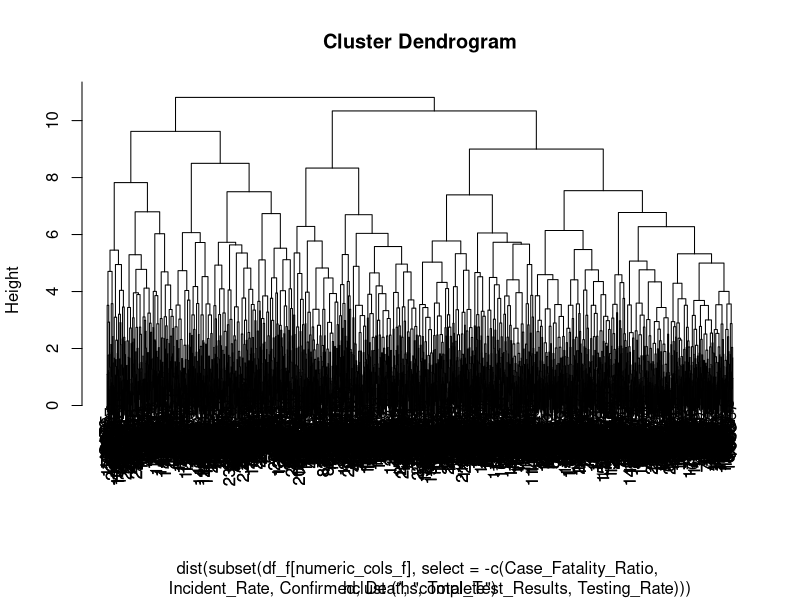
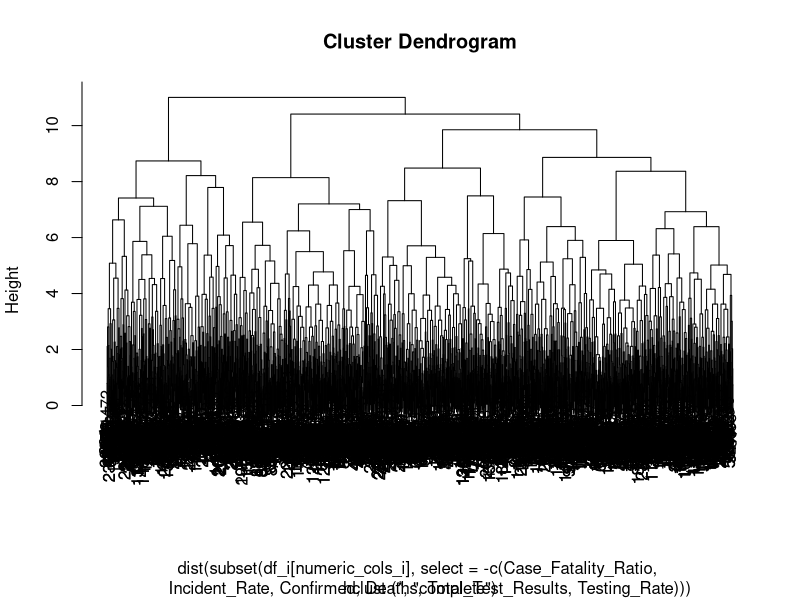

The R script that drew these images, in order:
## ---- chunk 1
knitr::opts_chunk$set(echo = TRUE)
## ---- chunk 2
df_f <- read.csv("TrainTestDatasets/Train_CaseFatality_PCA.csv")
df_i <- read.csv("TrainTestDatasets/Train_Incident_PCA.csv")
## ---- chunk 3
numeric_cols_f <- sapply(df_f, is.numeric)
clusters <- hclust(dist(subset(df_f[numeric_cols_f], select = -c(Case_Fatality_Ratio, Incident_Rate, Confirmed, Deaths, Total_Test_Results, Testing_Rate))))
plot(clusters)
## ---- chunk 4
numeric_cols_i <- sapply(df_i, is.numeric)
clusters2 <- hclust(dist(subset(df_i[numeric_cols_i], select = -c(Case_Fatality_Ratio, Incident_Rate, Confirmed, Deaths, Total_Test_Results, Testing_Rate))))
plot(clusters2)

